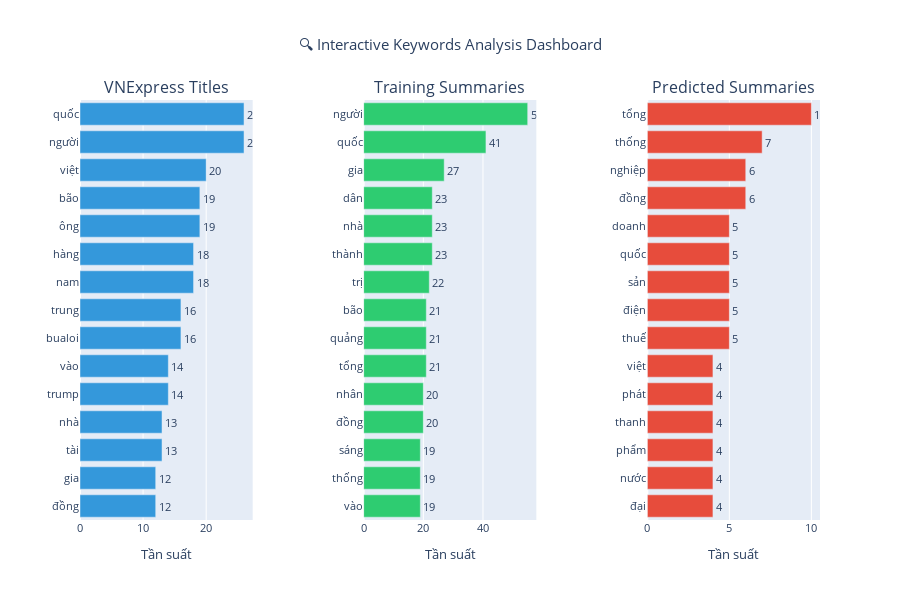

The notebook cell this image was saved under:
### Markdown cell above
## 7. 📊 Advanced Analytics & Insights

### Code cell
# Phân tích từ khóa và chủ đề trong dữ liệu
print("🔍 PHÂN TÍCH TỪ KHÓA VÀ CHỦ ĐỀ")
print("="*35)

# Phân tích từ phổ biến trong title và summary
from collections import Counter
import re

def get_word_frequency(text_series, top_n=20):
    """Lấy tần suất từ khóa phổ biến"""
    all_words = []
    for text in text_series.dropna():
        # Loại bỏ dấu câu và chuyển về chữ thường
        words = re.findall(r'\b[a-zA-Zàáảãạăắằẳẵặâấầẩẫậđèéẻẽẹêềếểễệìíỉĩịòóỏõọôồốổỗộơờớởỡợùúủũụưừứửữựỳýỷỹỵ]+\b', text.lower())
        all_words.extend(words)
    
    # Loại bỏ stop words tiếng Việt cơ bản
    stop_words = {'và', 'của', 'có', 'là', 'với', 'được', 'đã', 'sẽ', 'cho', 'từ', 'về', 'một', 'này', 'đó', 'các', 'trong', 'để', 'không', 'tại', 'theo', 'đến', 'những', 'như', 'khi', 'nếu', 'sau', 'trước', 'nên', 'cần', 'phải', 'còn', 'rất', 'nhiều', 'ít', 'lại', 'đang', 'thì', 'mà', 'gì', 'ai', 'đâu', 'nào', 'sao', 'bao', 'lúc', 'giờ', 'ngày', 'năm', 'tháng', 'tuần', 'giữa', 'trên', 'dưới', 'bên', 'cạnh', 'gần', 'xa', 'cao', 'thấp', 'lớn', 'nhỏ', 'dài', 'ngắn', 'mới', 'cũ', 'tốt', 'xấu', 'đẹp', 'việc', 'công', 'bộ', 'hơn', 'nhất', 'hay', 'hoặc', 'vì', 'do', 'bởi', 'thông', 'tin', 'báo', 'vnexpress', 'ảnh', 'video'}
    
    filtered_words = [word for word in all_words if word not in stop_words and len(word) > 2]
    return Counter(filtered_words).most_common(top_n)

# Phân tích từ khóa cho các dataset
datasets_analysis = {}

if not df_articles.empty and 'title' in df_articles.columns:
    title_words = get_word_frequency(df_articles['title'], top_n=15)
    datasets_analysis['VNExpress Titles'] = title_words

if not df_train.empty and 'summary' in df_train.columns:
    summary_words = get_word_frequency(df_train['summary'], top_n=15)
    datasets_analysis['Training Summaries'] = summary_words

if not df_pred.empty and 'predicted_summary' in df_pred.columns:
    pred_words = get_word_frequency(df_pred['predicted_summary'], top_n=15)
    datasets_analysis['Predicted Summaries'] = pred_words

# Vẽ biểu đồ từ khóa phổ biến
if datasets_analysis:
    n_datasets = len(datasets_analysis)
    fig, axes = plt.subplots(1, n_datasets, figsize=(6*n_datasets, 8))
    
    # Đảm bảo axes là list ngay cả khi chỉ có 1 subplot
    if n_datasets == 1:
        axes = [axes]
    
    colors = ['#3498db', '#2ecc71', '#e74c3c', '#f39c12', '#9b59b6']
    
    for idx, (dataset_name, word_freq) in enumerate(datasets_analysis.items()):
        if word_freq:  # Kiểm tra nếu có dữ liệu
            words, counts = zip(*word_freq)
            
            # Tạo horizontal bar chart
            y_pos = range(len(words))
            bars = axes[idx].barh(y_pos, counts, color=colors[idx % len(colors)], alpha=0.8)
            
            # Cấu hình biểu đồ
            axes[idx].set_yticks(y_pos)
            axes[idx].set_yticklabels(words)
            axes[idx].invert_yaxis()  # Đảo ngược để từ phổ biến nhất ở trên
            axes[idx].set_xlabel('Tần suất')
            axes[idx].set_title(f'📊 Top Keywords\n{dataset_name}', fontsize=12, fontweight='bold')
            axes[idx].grid(axis='x', alpha=0.3)
            
            # Thêm số liệu lên các thanh
            for i, (word, count) in enumerate(word_freq):
                axes[idx].text(count + max(counts)*0.01, i, str(count), 
                              va='center', fontsize=9, fontweight='bold')
    
    plt.tight_layout()
    plt.show()
    
    # Tạo interactive plotly chart
    if len(datasets_analysis) > 0:
        # Tạo subplot với plotly
        subplot_titles = list(datasets_analysis.keys())
        fig_plotly = make_subplots(
            rows=1, cols=len(datasets_analysis),
            subplot_titles=subplot_titles,
            horizontal_spacing=0.15
        )
        
        colors_plotly = ['#3498db', '#2ecc71', '#e74c3c', '#f39c12', '#9b59b6']
        
        for idx, (dataset_name, word_freq) in enumerate(datasets_analysis.items()):
            if word_freq:
                words, counts = zip(*word_freq)
                
                fig_plotly.add_trace(
                    go.Bar(
                        y=words,
                        x=counts,
                        orientation='h',
                        name=dataset_name,
                        marker_color=colors_plotly[idx % len(colors_plotly)],
                        text=counts,
                        textposition='outside',
                        showlegend=False
                    ),
                    row=1, col=idx+1
                )
                
                # Đảo ngược thứ tự y để từ phổ biến nhất ở trên
                fig_plotly.update_yaxes(categoryorder="total ascending", row=1, col=idx+1)
        
        fig_plotly.update_layout(
            title_text="🔍 Interactive Keywords Analysis Dashboard",
            title_x=0.5,
            height=600,
            font=dict(size=11)
        )
        
        # Update xaxis titles
        for i in range(len(datasets_analysis)):
            fig_plotly.update_xaxes(title_text="Tần suất", row=1, col=i+1)
        
        fig_plotly.show()
    
    print(f"\n✅ Đã tạo biểu đồ phân tích từ khóa cho {len(datasets_analysis)} datasets")
    
    # Tạo bảng tóm tắt top keywords
    summary_table = pd.DataFrame({
        'Dataset': [],
        'Top Keyword': [],
        'Frequency': [],
        'Total Unique Words': []
    })
    
    for dataset_name, word_freq in datasets_analysis.items():
        if word_freq:
            top_word, top_count = word_freq[0]
            total_unique = len(word_freq)
            
            new_row = pd.DataFrame({
                'Dataset': [dataset_name],
                'Top Keyword': [top_word],
                'Frequency': [top_count],
                'Total Unique Words': [total_unique]
            })
            summary_table = pd.concat([summary_table, new_row], ignore_index=True)
    
    if not summary_table.empty:
        print("\n📋 BẢNG TÓM TẮT TỪ KHÓA:")
        display(summary_table)

else:
    print("⚠️ Không có dữ liệu để phân tích từ khóa")

### Figure 1 — Plotly figure (JSON) as saved in the notebook; plotly's stock layout.template omitted (floating-point values rounded to 4 significant figures)
{"data": [{"marker": {"color": "#3498db"}, "name": "VNExpress Titles", "orientation": "h", "showlegend": false, "text": ["26", "26", "20", "19", "19", "18", "18", "16", "16", "14", "14", "13", "13", "12", "12"], "textposition": "outside", "type": "bar", "x": [26, 26, 20, 19, 19, 18, 18, 16, 16, 14, 14, 13, 13, 12, 12], "xaxis": "x", "y": ["người", "quốc", "việt", "ông", "bão", "nam", "hàng", "bualoi", "trung", "trump", "vào", "tài", "nhà", "đồng", "gia"], "yaxis": "y"}, {"marker": {"color": "#2ecc71"}, "name": "Training Summaries", "orientation": "h", "showlegend": false, "text": ["55", "41", "27", "23", "23", "23", "22", "21", "21", "21", "20", "20", "19", "19", "19"], "textposition": "outside", "type": "bar", "x": [55, 41, 27, 23, 23, 23, 22, 21, 21, 21, 20, 20, 19, 19, 19], "xaxis": "x2", "y": ["người", "quốc", "gia", "thành", "nhà", "dân", "trị", "tổng", "quảng", "bão", "đồng", "nhân", "vào", "thống", "sáng"], "yaxis": "y2"}, {"marker": {"color": "#e74c3c"}, "name": "Predicted Summaries", "orientation": "h", "showlegend": false, "text": ["10", "7", "6", "6", "5", "5", "5", "5", "5", "4", "4", "4", "4", "4", "4"], "textposition": "outside", "type": "bar", "x": [10, 7, 6, 6, 5, 5, 5, 5, 5, 4, 4, 4, 4, 4, 4], "xaxis": "x3", "y": ["tổng", "thống", "đồng", "nghiệp", "thuế", "điện", "sản", "quốc", "doanh", "đại", "nước", "phẩm", "thanh", "phát", "việt"], "yaxis": "y3"}], "layout": {"annotations": [{"font": {"size": 16}, "showarrow": false, "text": "VNExpress Titles", "x": 0.1167, "xanchor": "center", "xref": "paper", "y": 1, "yanchor": "bottom", "yref": "paper"}, {"font": {"size": 16}, "showarrow": false, "text": "Training Summaries", "x": 0.5, "xanchor": "center", "xref": "paper", "y": 1, "yanchor": "bottom", "yref": "paper"}, {"font": {"size": 16}, "showarrow": false, "text": "Predicted Summaries", "x": 0.8833, "xanchor": "center", "xref": "paper", "y": 1, "yanchor": "bottom", "yref": "paper"}], "font": {"size": 11}, "height": 600, "title": {"text": "🔍 Interactive Keywords Analysis Dashboard", "x": 0.5}, "xaxis": {"anchor": "y", "domain": [0, 0.2333], "title": {"text": "Tần suất"}}, "xaxis2": {"anchor": "y2", "domain": [0.3833, 0.6167], "title": {"text": "Tần suất"}}, "xaxis3": {"anchor": "y3", "domain": [0.7667, 1.0], "title": {"text": "Tần suất"}}, "yaxis": {"anchor": "x", "categoryorder": "total ascending", "domain": [0, 1]}, "yaxis2": {"anchor": "x2", "categoryorder": "total ascending", "domain": [0, 1]}, "yaxis3": {"anchor": "x3", "categoryorder": "total ascending", "domain": [0, 1]}}}
